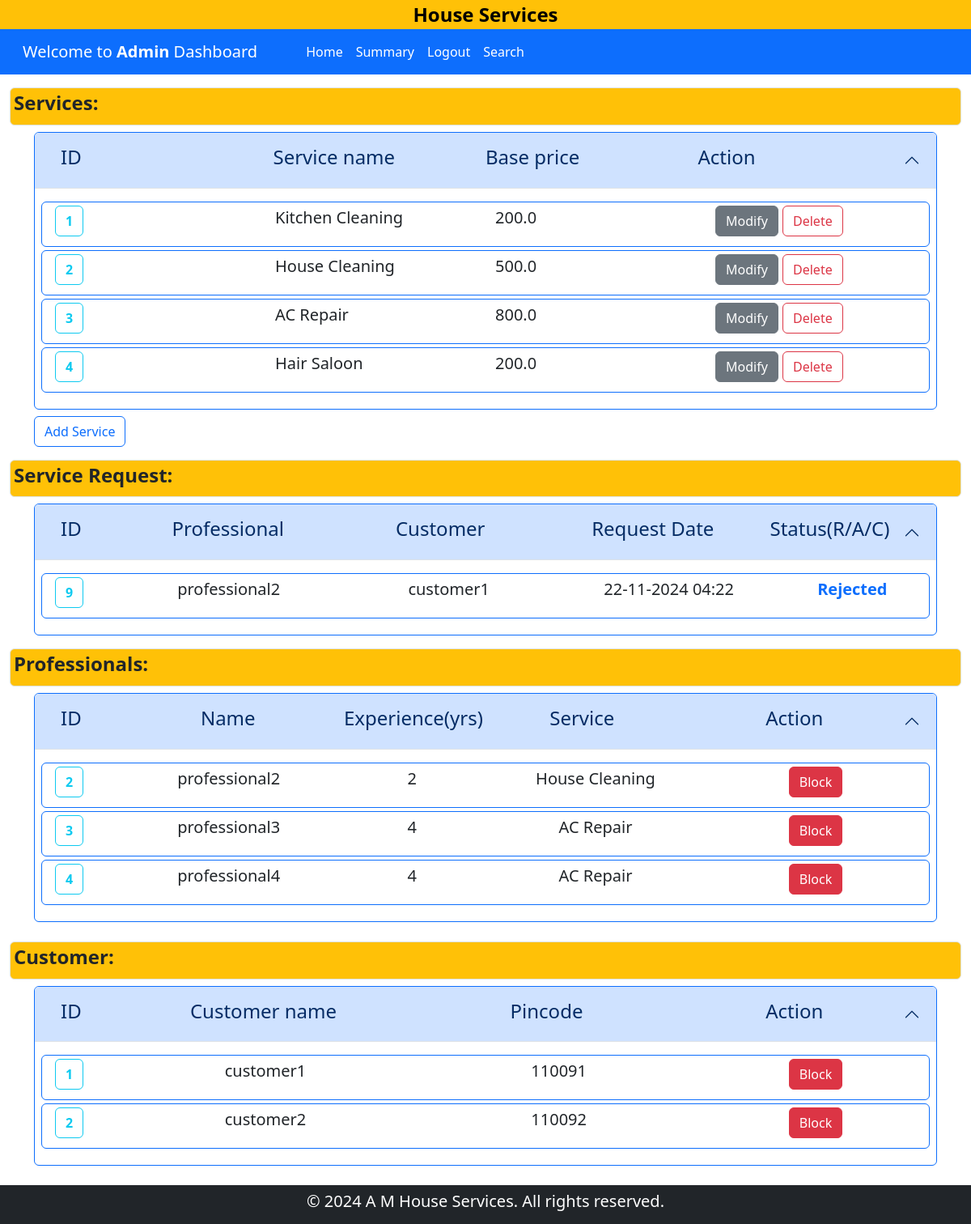
Before: /admin_dashboard with the older database file.
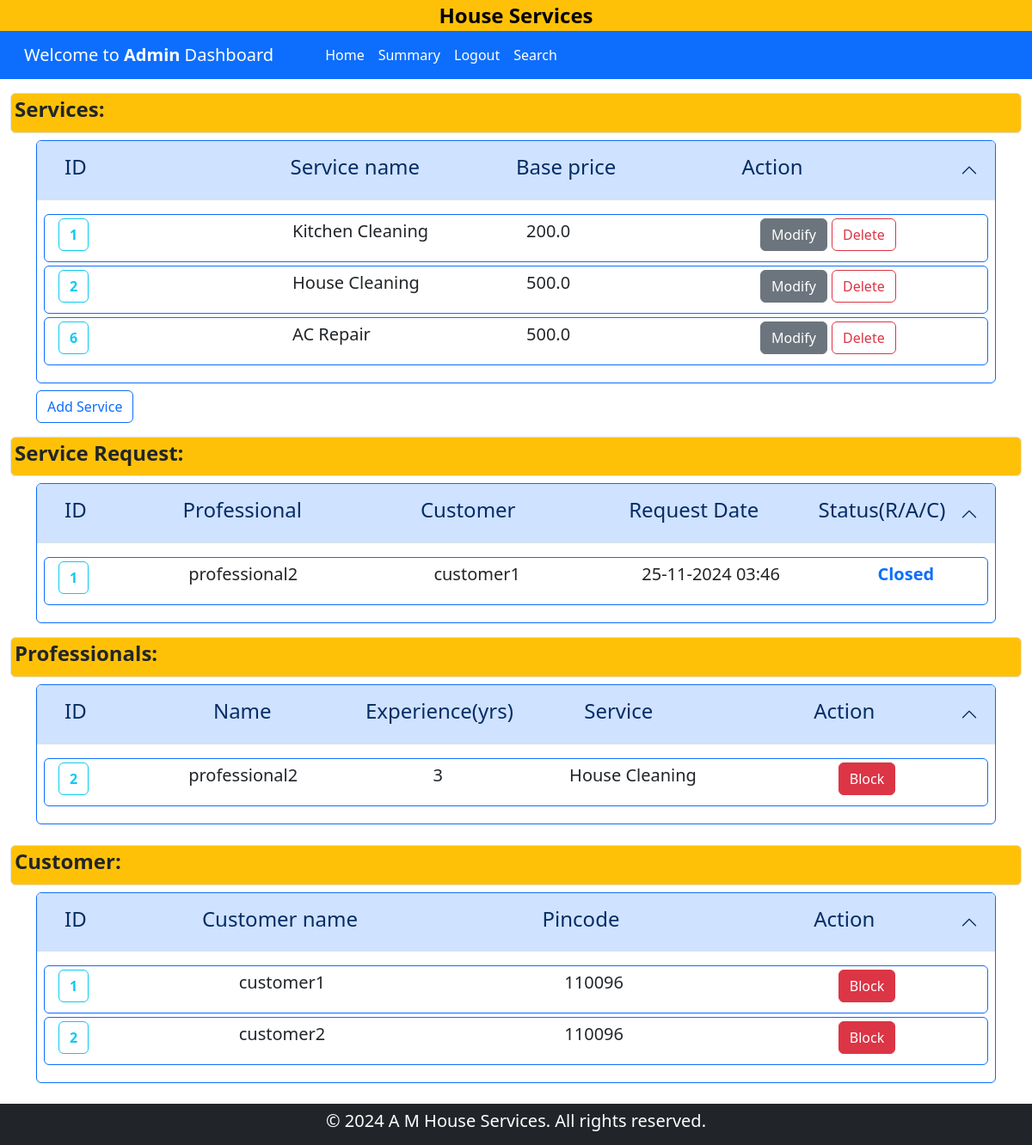
After: the same page with the newer database file.
### backened/modals.py (models this page shows)
class Service(db.Model):
    __tablename__ = "service"
    id = db.Column(db.Integer, primary_key=True)
    name = db.Column(db.String(120), nullable=False)
    price = db.Column(db.Float, nullable=False)
    time_required = db.Column(db.Integer, nullable=False)
    description = db.Column(db.Text,nullable = True)
    service_requests = db.relationship("ServiceRequest", backref="service", lazy=True, cascade="all, delete-orphan")

class ServiceRequest(db.Model):
    __tablename__ = "service_request"
    id = db.Column(db.Integer, primary_key=True)
    service_id = db.Column(db.Integer, db.ForeignKey("service.id"), nullable=False)
    customer_id = db.Column(db.Integer, db.ForeignKey("customer.id"), nullable=False)
    professional_id = db.Column(db.Integer, db.ForeignKey("professional.id"), nullable=False)
    date_of_request = db.Column(db.DateTime, default=datetime.now,nullable=False)
    date_of_completion = db.Column(db.DateTime, nullable=True)
    service_status = db.Column(db.String(50), nullable=False, default="requested")
    remarks = db.Column(db.Text, nullable=True)
    reviews = db.relationship("Review", backref="service_request", lazy=True, cascade="all, delete-orphan")

class Professional(db.Model):
    __tablename__ = "professional"
    id = db.Column(db.Integer, primary_key=True)
    email = db.Column(db.String(120), unique=True, nullable=False)
    password = db.Column(db.String(120), nullable=False)
    name = db.Column(db.String(120), nullable=False)
    phone = db.Column(db.Integer, nullable=False)
    address = db.Column(db.String(200), nullable=False)
    pincode = db.Column(db.Integer, nullable=False)
    date_created = db.Column(db.DateTime, default=datetime.now,nullable=False)
    description = db.Column(db.Text, nullable=True)
    service_type = db.Column(db.String(120), nullable=False)
    experience = db.Column(db.Integer, nullable=False)
    file_path = db.Column(db.String(255), nullable=False)
    status = db.Column(db.String(30), default="pending",nullable=False)
    service_requests = db.relationship(
        "ServiceRequest",
        backref="professional",
        lazy=True,
        cascade="all, delete-orphan",
    )

class Customer(db.Model):
    __tablename__ = "customer"
    id = db.Column(db.Integer, primary_key=True)
    email = db.Column(db.String(120), unique=True, nullable=False)
    password = db.Column(db.String(120), nullable=False)
    name = db.Column(db.String(120), nullable=False)
    address = db.Column(db.String(200), nullable=False)
    pincode = db.Column(db.Integer, nullable=False)
    phone = db.Column(db.Integer, nullable=False)
    status = db.Column(db.String(30), default="accepted", nullable=False)
    service_requests = db.relationship("ServiceRequest", backref="customer", lazy=True, cascade="all, delete-orphan")
    reviews = db.relationship("Review", backref="customer", lazy=True, cascade="all, delete-orphan")

### backened/controller.py (the view)
@app.route("/admin_dashboard")
def adminDashboard():
    sers = Service.query.all()
    ser_reqs = ServiceRequest.query.all()
    custmrs = Customer.query.all()
    profs = Professional.query.all()
    return render_template(
        "admin_dashboard.html",
        services=sers,
        service_requests=ser_reqs,
        customers=custmrs,
        professionals=profs,
    )

### templates/admin_dashboard.html (shortened to what the changed rows need)
<!DOCTYPE html>
<html lang="en">
<head>
    <link href="https://cdn.jsdelivr.net/npm/bootstrap@5.3.3/dist/css/bootstrap.min.css" rel="stylesheet">
</head>
<body >
    {% block admin_content %}
    <section id="main-data" class="container-fluid" >
        <div class="container">
            <div class="accordion" id="Services">
                <div class="accordion-item border border-primary">
                  <h2 class="accordion-header">
                    <button class="accordion-button" type="button" data-bs-toggle="collapse" data-bs-target="#service-collapse" aria-expanded="true" aria-controls="service-collapse">
                      <div class="container row">
                        <h4 class="col">ID</h4>
                        <h4 class="col">Service name</h4>
                        <h4 class="col">Base price</h4>
                        <h4 class="col">Action</h4>
                      </div>
                    </button>
                  </h2>
                  <div id="service-collapse" class="accordion-collapse collapse show" data-bs-parent="#Services">
                    <div class="accordion-body">
                        {% if services | length == 0 %}
                        <div class="col">
                            <p class="lead">No Service found</p>
                        </div>
                        {% else %}
                            {% for service in services %}
                                <div class="conatiner row border border-primary p-1 lead rounded mb-1">
                                    <div class="col">
                                        <a href="{{ url_for('show_detail_admin',id=service.id,item = 'service') }}" class="fw-bold btn btn-outline-info">{{service.id}}</a>
                                    </div>
                                    <div class="col">
                                        <p >{{ service.name }}</p>
                                    </div>
                                    <div class="col">
                                        <p > {{ service.price }}</p>
                                    </div>
                                    <div class="col">
                                        <a href="{{ url_for('del_mod_service',task='modify',id=service.id) }}" class="btn btn-secondary">Modify</a>
                                        <a href="{{ url_for('del_mod_service',task='delete',id=service.id) }}" class="btn btn-outline-danger">Delete</a>
                                    </div>
                                </div>
                            {% endfor %}
                        {% endif %}
                    </div>
                  </div>
                </div>
              </div>
        </div>
        <div class="container">
            <div class="accordion" id="Service-request">
                <div class="accordion-item border border-primary">
                  <h2 class="accordion-header">
                    <button class="accordion-button" type="button" data-bs-toggle="collapse" data-bs-target="#service-request-collapse" aria-expanded="true" aria-controls="service-request-collapse">
                      <div class="container row">
                        <h4 class="col-1">ID</h4>
                        <h4 class="col-3 text-center">Professional</h4>
                        <h4 class="col-3 text-center">Customer</h4>
                        <h4 class="col-3 text-center">Request Date</h4>
                        <h4 class="col-2 text-center">Status(R/A/C)</h4>
                      </div>
                    </button>
                  </h2>
                  <div id="service-request-collapse" class="accordion-collapse collapse show" data-bs-parent="#Service-request">
                    <div class="accordion-body">
                        {% if service_requests | length == 0 %}
                            <div class="col">
                                <p class="lead">No Service Request found</p>
                            </div>
                        {% else %}
                            {% for ser_req in service_requests %}
                                <div class="conatiner row border border-primary p-1 lead rounded mb-1">
                                    <div class="col-1">
                                        <a href="{{ url_for('show_detail_admin',item = 'service_request',id = ser_req.id) }}" class=" fw-bold btn btn-outline-info">{{ ser_req.id }}</a>
                                    </div>
                                    <div class="col-3 text-center">
                                        <p >{{ ser_req.professional.name }}</p>
                                    </div>
                                    <div class="col-3 text-center">
                                        <p >{{ ser_req.customer.name }}</p>
                                    </div>
                                    <div class="col-3 text-center">
                                        <p >{{ ser_req.date_of_request.strftime('%d-%m-%Y %H:%M') }}</p>
                                    </div>
                                    <div class="col-2 text-center text-primary fw-bold">
                                        <p >{{ ser_req.service_status|title }}</p>
                                    </div>
                                </div>
                            {% endfor %}
                        {% endif %}
                    </div>
                  </div>
                </div>
              </div>
        </div>
        <div class="container">
            <div class="accordion mb-4" id="Professional">
                <div class="accordion-item border border-primary">
                  <h2 class="accordion-header">
                    <button class="accordion-button" type="button" data-bs-toggle="collapse" data-bs-target="#professionalOne" aria-expanded="true" aria-controls="professionalOne">
                      <div class="container row">
                        <h4 class="col-1 ">ID</h4>
                        <h4 class="col-3 text-center">Name</h4>
                        <h4 class="col-2 text-center">Experience(yrs)</h4>
                        <h4 class="col-3 text-center">Service</h4>
                        <h4 class="col-3 text-center">Action</h4>
                      </div>
                    </button>
                  </h2>
                  <div id="professionalOne" class="accordion-collapse collapse show" data-bs-parent="#Professional">
                    <div class="accordion-body">
                        {% if professionals | length == 0 %}
                        <div class="col">
                            <p class="lead">No professional found</p>
                        </div>
                        {% else %}
                            {% for prof in professionals %}
                            <div class="conatiner row border border-primary p-1 lead rounded mb-1">
                                <div class="col-1">
                                    <a href="{{ url_for('show_detail_admin',id=prof.id,item = 'professional') }}" class=" fw-bold btn btn-outline-info">{{prof.id}}</a>
                                </div>
                                <div class="col-3 text-center">
                                    <p >{{ prof.name }}</p>
                                </div>
                                <div class="col-2 text-center">
                                    <p >{{ prof.experience }}</p>
                                </div>
                                <div class="col-3 text-center">
                                    <p >{{ prof.service_type }}</p>
                                </div>
                                {% if prof.status == 'Approved' %}
                                <div class="col-3 text-center">
                                    <a href="{{ url_for('update_status_admin', user = 'professional',id = prof.id,status = 'Blocked') }}" class="btn btn-danger">Block</a>
                                </div>
                                {% endif %}
                            </div>
                            {% endfor %}
                        {% endif %}
                    </div>
                  </div>
                </div>
              </div>
        </div>
        <div class="container mb-4">
            <div class="accordion" id="Customers">
                <div class="accordion-item border border-primary">
                  <h2 class="accordion-header">
                    <button class="accordion-button" type="button" data-bs-toggle="collapse" data-bs-target="#customer-collapse" aria-expanded="true" aria-controls="customer">
                      <div class="container row">
                        <h4 class="col-1">ID</h4>
                        <h4 class="col-4 text-center">Customer name</h4>
                        <h4 class="col-4 text-center">Pincode</h4>
                        <h4 class="col-3 text-center">Action</h4>
                      </div>
                    </button>
                  </h2>
                  <div id="customer-collapse" class="accordion-collapse collapse show" data-bs-parent="#Customer">
                    <div class="accordion-body">
                        {% if customers | length == 0 %}
                        <div class="col">
                            <p class="lead">No Customer found</p>
                        </div>
                        {% else %}
                            {% for customer in customers %}
                                <div class="conatiner row border border-primary p-1 lead rounded mb-1">
                                    <div class="col-1">
                                        <a href="{{ url_for('show_detail_admin',id=customer.id,item = 'customer') }}" class="fw-bold btn btn-outline-info">{{ customer.id }}</a>
                                    </div>
                                    <div class="col-4 text-center">
                                        <p>{{ customer.name }}</p>
                                    </div>
                                    <div class="col-4 text-center">
                                        <p >{{ customer.pincode}}</p>
                                    </div>
                                    <div class="col-3 text-center">
                                        {% if customer.status == 'Blocked' %}
                                        <a href="{{ url_for('update_status_admin', user = 'customer',id = customer.id,status='Active') }}" class="btn btn-primary">Unblock</a>
                                        <a href="{{ url_for('update_status_admin', user = 'customer',id = customer.id,status='Delete') }}" class="btn btn-outline-danger">Delete</a>
                                        {% else %}
                                        <a href="{{ url_for('update_status_admin',user = 'customer',id = customer.id,status='Blocked' ) }}" class="btn btn-danger">Block</a>
                                        {% endif %}
                                    </div>
                                </div>
                            {% endfor %}
                        {% endif %}
                    </div>
                  </div>
                </div>
              </div>
        </div>
    </section>
    {% endblock admin_content %}
</body>
</html>

Changed rows visible on the page:
removed Service: id "3", name "AC Repair", price "800.0"
removed Service: id "4", name "Hair Saloon", price "200.0"
removed ServiceRequest: id "9", professional.name "professional2", customer.name "customer1", date_of_request "22-11-2024 04:22", service_status "Rejected"
removed Professional: id "3", name "professional3", experience "4", service_type "AC Repair"
removed Professional: id "4", name "professional4", experience "4", service_type "AC Repair"
added Service: id "6", name "AC Repair", price "500.0"
added ServiceRequest: id "1", professional.name "professional2", customer.name "customer1", date_of_request "25-11-2024 03:46", service_status "Closed"
changed Professional "professional2": experience "2" → "3"
changed Customer "customer1": pincode "110091" → "110096"
changed Customer "customer2": pincode "110092" → "110096"
